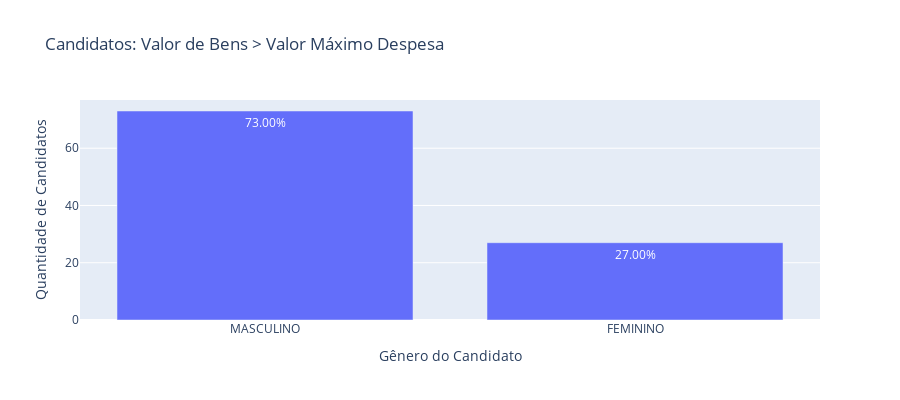

Here is the notebook cell this chart was saved with:
### Markdown cell above
#### Genero

### Code cell
data = dados_agg[dados_agg['VR_DESPESA_MAX_CAMPANHA']<dados_agg['TOTAL_BENS']]['DS_GENERO'].value_counts(normalize=True).reset_index()

data['proportion'] = data['proportion']*100

fig = px.bar(
    data, 
    x='DS_GENERO',  # Eixo X
    y='proportion',  # Eixo Y
    title='Candidatos: Valor de Bens > Valor Máximo Despesa'  # Título do gráfico
)

# Atualizar os títulos dos eixos
fig.update_layout(
    xaxis_title="Gênero do Candidato",  # Título do eixo X
    yaxis_title="Quantidade de Candidatos",  # Título do eixo Y
    width=900, 
    height=400
)

# Mostrar os valores nas barras
fig.update_traces(texttemplate='%{y:.2f}%', textposition='inside')

fig.show()

### Figure 1 — Plotly figure (JSON) as saved in the notebook; plotly's stock layout.template omitted (floating-point values rounded to 4 significant figures)
{"data": [{"alignmentgroup": "True", "hovertemplate": "DS_GENERO=%{x}<br>proportion=%{y}<extra></extra>", "legendgroup": "", "marker": {"color": "#636efa", "pattern": {"shape": ""}}, "name": "", "offsetgroup": "", "orientation": "v", "showlegend": false, "textposition": "inside", "texttemplate": "%{y:.2f}%", "type": "bar", "x": ["MASCULINO", "FEMININO"], "xaxis": "x", "y": [73.0, 27.0], "yaxis": "y"}], "layout": {"barmode": "relative", "height": 400, "legend": {"tracegroupgap": 0}, "title": {"text": "Candidatos: Valor de Bens > Valor Máximo Despesa"}, "width": 900, "xaxis": {"anchor": "y", "domain": [0, 1], "title": {"text": "Gênero do Candidato"}}, "yaxis": {"anchor": "x", "domain": [0, 1], "title": {"text": "Quantidade de Candidatos"}}}}
